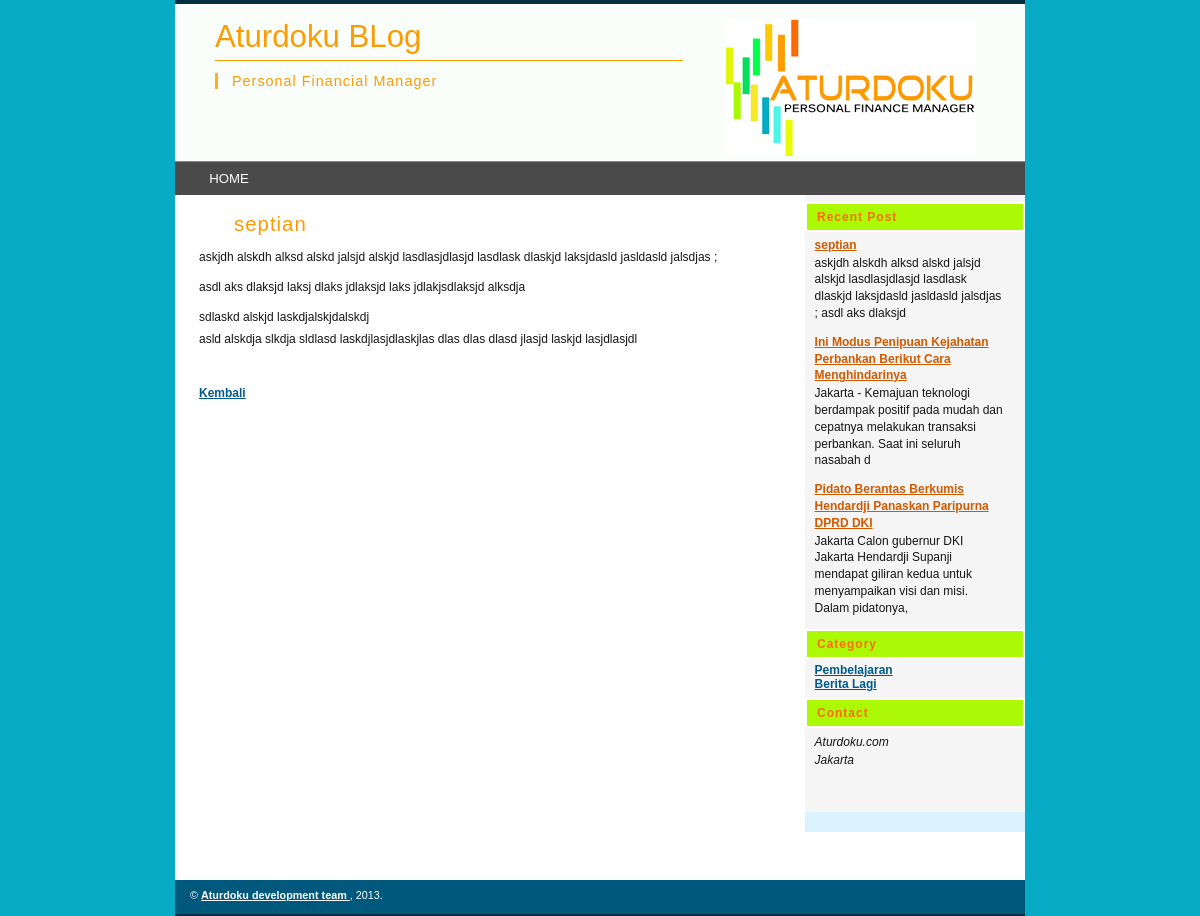
The page /blog.php?page=isi&id=6 on the database its author committed.
### tables this page shows
CREATE TABLE IF NOT EXISTS `artikel` (
  `id` int(11) NOT NULL AUTO_INCREMENT,
  `id_kategori` int(100) NOT NULL,
  `judul` varchar(250) NOT NULL,
  `konten` text NOT NULL,
  `tanggal` date NOT NULL,
  PRIMARY KEY (`id`)
);

CREATE TABLE IF NOT EXISTS `category` (
  `id` int(11) NOT NULL AUTO_INCREMENT,
  `category` varchar(100) NOT NULL,
  PRIMARY KEY (`id`)
);

### right.php (the view)
<div class="content-box-right">
	<h4>Recent Post</h4>
	<div class="content-box-right-in">
	<dl>
<?php
 $k = mysql_query("SELECT * FROM artikel ORDER BY id DESC LIMIT 3");
 while($f = mysql_fetch_array($k)){
	$recent = htmlentities(strip_tags($f['konten']));
	$r_post = substr($recent,0,150);?>
	<dd class="heading"><a href="blog.php?page=isi&id=<?php echo $f['id']; ?>"><?php echo $f['judul']; ?></a></dd>
	<dd><?php echo $r_post; ?></dd>
	<?php } ?>
		</dl>
	</div>
	<h4>Category</h4>
	<div class="content-box-right-in">
	<ul>
	<?php
	$b = mysql_query("SELECT * FROM category");
	while($a = mysql_fetch_array($b)){ ?>
	<li><a href="blog.php?page=artikel&id=<?php echo $a['id']; ?>"><?php echo $a['category']; ?></a></li><?php } ?>
	</ul>
	</div>
	<h4>Contact</h4>
	<div class="content-box-right-in">
		<address>
		Aturdoku.com<br />
		Jakarta<br />
		<br />
		<br />
		</address>
	</div>
<div id="column-right-bottom">&nbsp;</div>
</div>

### blog.php (shortened to what this page needs)
<?php
	$id = $_GET['id'];
	$page = $_GET['page'];
	?>
<?php include "top.php"; ?>
		<ul id="menu" class="cleaning-box">
			<li class="first"><a href="index.php">HOME</a></li>
		</ul>
	<div id="content-box">
		<div id="content-box-in">
			<div class="content-box-left">
				<div class="content-box-left-in">
				<?php
					if($page =='isi'){
						$ql = mysql_query ("SELECT * FROM artikel WHERE id='$id'");
						$b = mysql_fetch_array($ql);
						?>
					<h3><?php echo $b['judul']; ?></h3>
					<?php echo "<p class='text-content'>$b[konten]</p><br /><br /><a href='index.php'>Kembali</a>"; } ?>
				</div>
			</div>
<?php include "right.php"; ?>
		</div>
	</div>
<?php include "bottom.php"; ?>

### css/style.css (style rules this page uses)
* { margin: 0; padding: 0; }
html { height: 100%; font-size: 62.5%; }
body { height: 100%; text-align: center; font: 1.2em Verdana, Arial, Helvetica, sans-serif; background-color: #07abc5; min-width: 850px; padding-bottom: 80px; }
a:link, a:visited { color: #00598D; text-decoration: underline; font-weight: bold; }
p { line-height: 1.9; margin-bottom: 7px; }
p.text-content:first-letter { font-size: 1.4em; font-weight: bold; line-height: 0.9; color: #202020; font-family: Georgia, "Arial", Times, serif,; }
h3 { color: #fc9b02; font: 1.7em Georgia, "Arial", Times, serif; letter-spacing: 1px; background: url('../img/h3-bg.gif') no-repeat 0 50%; padding-left: 35px; margin: 18px 0 10px 0; }
h4 { font-size: 1em; background-color: #acf906; color: #fc6c02; letter-spacing: 1px; border: 2px solid #FFFFFF; margin-top: 7px; padding: 6px 10px; }
ul { list-style-type: none; }
#menu { width: 850px; margin: 0 auto; background: #4A4A4A url('../img/menu-bg.gif') repeat-x 0 0; }
#menu li { display: inline; list-style-type: none; }
#menu li.first a { margin-left: 1.6em; display: inline; }
#menu li a { float: left; color: #FFFFFF; font-weight: normal; text-decoration: none; font-size: 1.1em; line-height: 33px; margin: 0 0.5em; padding: 0 1em; }
.cleaning-box { min-height: 1px; }
.cleaning-box:after { display: block; clear: both; visibility: hidden; height: 0; font-size: 0; content: ' '; }
#content-box { width: 100%; margin: 0 auto; color: #151515; position: relative; }
#content-box-in { width: 100%; }
.content-box-left { float: left; width: 625px; margin-bottom: 4em; }
.content-box-right { float: right; width: 220px; margin-bottom: 4em; background-color: #f4f5f4; }
#column-right-bottom { background: #DBF3FF url('../img/column-right-bottom.gif') no-repeat 0 0; width: 220px; height: 20px; }
.content-box-left-in { margin: 0.4em 1.7em 0 2em; }
.content-box-right-in { margin: 0.4em 1.6em 0 0.8em; }
dd { line-height: 1.4; margin-bottom: 12px; }
dd.heading, dd.heading a, dd.heading a:visited { margin-bottom: 1px; color: #D15900; font-weight: bold; }
address { line-height: 1.5; margin-bottom: 7px; }

### css/style-print.css (style rules this page uses)
body { font-family: "Times New Roman", Times, serif; line-height: 1.3; }
h1, h2, h3, h4, h5, h6 { font-family: Verdana, Arial, Helvetica, sans-serif; color: #595959; }
h3, h4, h5, h6 { font-size: 11pt; }
a:link, a:visited { text-decoration: underline; font-weight: bolder; }
#menu { display: none; }

### rows shown on the page
artikel: judul "septian", konten "askjdh alskdh alksd alskd jalsjd alskjd lasdlasjdlasjd lasdlask dlaskjd laksjdasld jasldasld jalsdjas ; asdl aks dlaksjd laksj dlaks jdlaksjd laks jdlakjsdlaksjd alksdja sdlaskd alskjd laskdjalskjdalskdj asld alskdja slkdja sldlasd laskdjlasjdlaskjlas dlas dlas dlasd jlasjd laskjd lasjdlasjdl", konten "askjdh alskdh alksd alskd jalsjd alskjd lasdlasjdlasjd lasdlask dlaskjd laksjdasld jasldasld jalsdjas ; asdl aks dlaksjd"
artikel: judul "Ini Modus Penipuan Kejahatan Perbankan Berikut Cara Menghindarinya", konten "Jakarta - Kemajuan teknologi berdampak positif pada mudah dan cepatnya melakukan transaksi perbankan. Saat ini seluruh nasabah d"
artikel: judul "Pidato Berantas Berkumis Hendardji Panaskan Paripurna DPRD DKI", konten "Jakarta Calon gubernur DKI Jakarta Hendardji Supanji mendapat giliran kedua untuk menyampaikan visi dan misi. Dalam pidatonya,"
category: category "Pembelajaran"
category: category "Berita Lagi"
